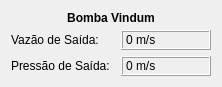
        <widget class="QWidget" name="layoutWidget">
         <property name="geometry">
          <rect>
           <x>40</x>
           <y>520</y>
           <width>205</width>
           <height>71</height>
          </rect>
         </property>
         <layout class="QGridLayout" name="gridLayout_3">
          <item row="0" column="0">
           <widget class="QLabel" name="label_64">
            <property name="minimumSize">
             <size>
              <width>70</width>
              <height>13</height>
             </size>
            </property>
            <property name="maximumSize">
             <size>
              <width>200</width>
              <height>13</height>
             </size>
            </property>
            <property name="font">
             <font>
              <weight>75</weight>
              <bold>true</bold>
             </font>
            </property>
            <property name="text">
             <string>Bomba Vindum</string>
            </property>
            <property name="alignment">
             <set>Qt::AlignCenter</set>
            </property>
           </widget>
          </item>
          <item row="1" column="0">
           <layout class="QGridLayout" name="gridLayout_10">
            <item row="0" column="0">
             <widget class="QLabel" name="label_52">
              <property name="minimumSize">
               <size>
                <width>104</width>
                <height>20</height>
               </size>
              </property>
              <property name="maximumSize">
               <size>
                <width>104</width>
                <height>20</height>
               </size>
              </property>
              <property name="text">
               <string>Vazão de Saída:</string>
              </property>
             </widget>
            </item>
            <item row="0" column="1">
             <widget class="QLabel" name="label_vazao_saida_bomba">
              <property name="minimumSize">
               <size>
                <width>90</width>
                <height>20</height>
               </size>
              </property>
              <property name="maximumSize">
               <size>
                <width>90</width>
                <height>20</height>
               </size>
              </property>
              <property name="frameShape">
               <enum>QFrame::Box</enum>
              </property>
              <property name="frameShadow">
               <enum>QFrame::Raised</enum>
              </property>
              <property name="text">
               <string>0 m/s</string>
              </property>
             </widget>
            </item>
            <item row="1" column="0">
             <widget class="QLabel" name="label_50">
              <property name="minimumSize">
               <size>
                <width>104</width>
                <height>20</height>
               </size>
              </property>
              <property name="maximumSize">
               <size>
                <width>104</width>
                <height>20</height>
               </size>
              </property>
              <property name="text">
               <string>Pressão de Saída:</string>
              </property>
             </widget>
            </item>
            <item row="1" column="1">
             <widget class="QLabel" name="label_pressao_saida_bomba">
              <property name="minimumSize">
               <size>
                <width>90</width>
                <height>20</height>
               </size>
              </property>
              <property name="maximumSize">
               <size>
                <width>100</width>
                <height>20</height>
               </size>
              </property>
              <property name="frameShape">
               <enum>QFrame::Box</enum>
              </property>
              <property name="frameShadow">
               <enum>QFrame::Raised</enum>
              </property>
              <property name="text">
               <string>0 m/s</string>
              </property>
             </widget>
            </item>
           </layout>
          </item>
         </layout>
        </widget>
